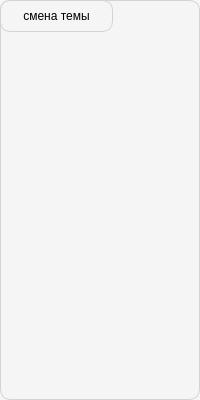
<?xml version="1.0" encoding="UTF-8"?>
<ui version="4.0">
 <class>Settings</class>
 <widget class="QWidget" name="Settings">
  <property name="geometry">
   <rect>
    <x>0</x>
    <y>0</y>
    <width>200</width>
    <height>400</height>
   </rect>
  </property>
  <property name="windowTitle">
   <string>Form</string>
  </property>
  <property name="styleSheet">
   <string notr="true">QWidget {
                background-color: rgba(245, 245, 245, 0.89);
                border-radius: 10px;
                border: 1px solid #d3d3d3;
            }
</string>
  </property>
  <widget class="QPushButton" name="theme">
   <property name="geometry">
    <rect>
     <x>0</x>
     <y>0</y>
     <width>113</width>
     <height>32</height>
    </rect>
   </property>
   <property name="text">
    <string>смена темы</string>
   </property>
  </widget>
 </widget>
 <resources/>
 <connections/>
</ui>
